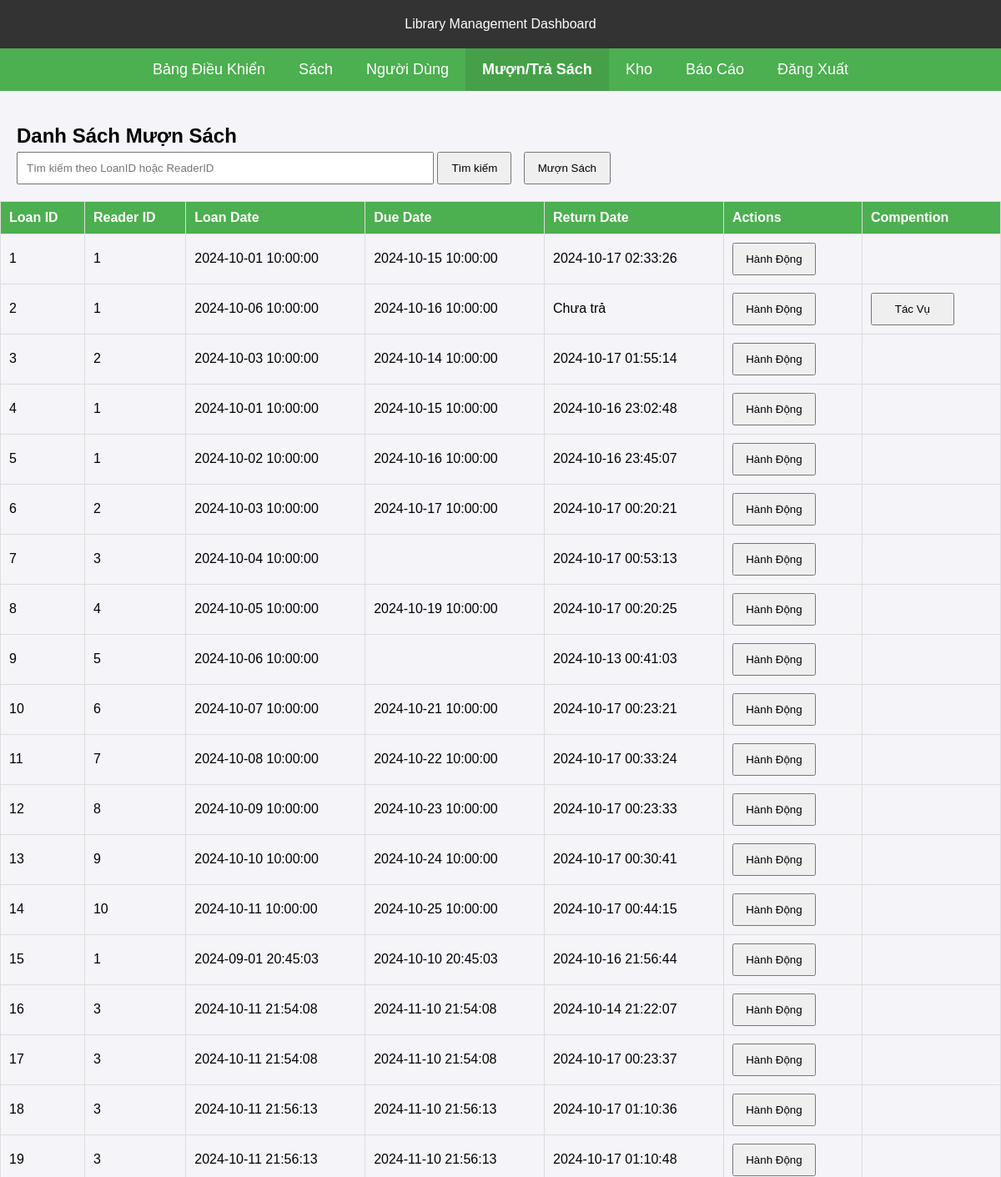
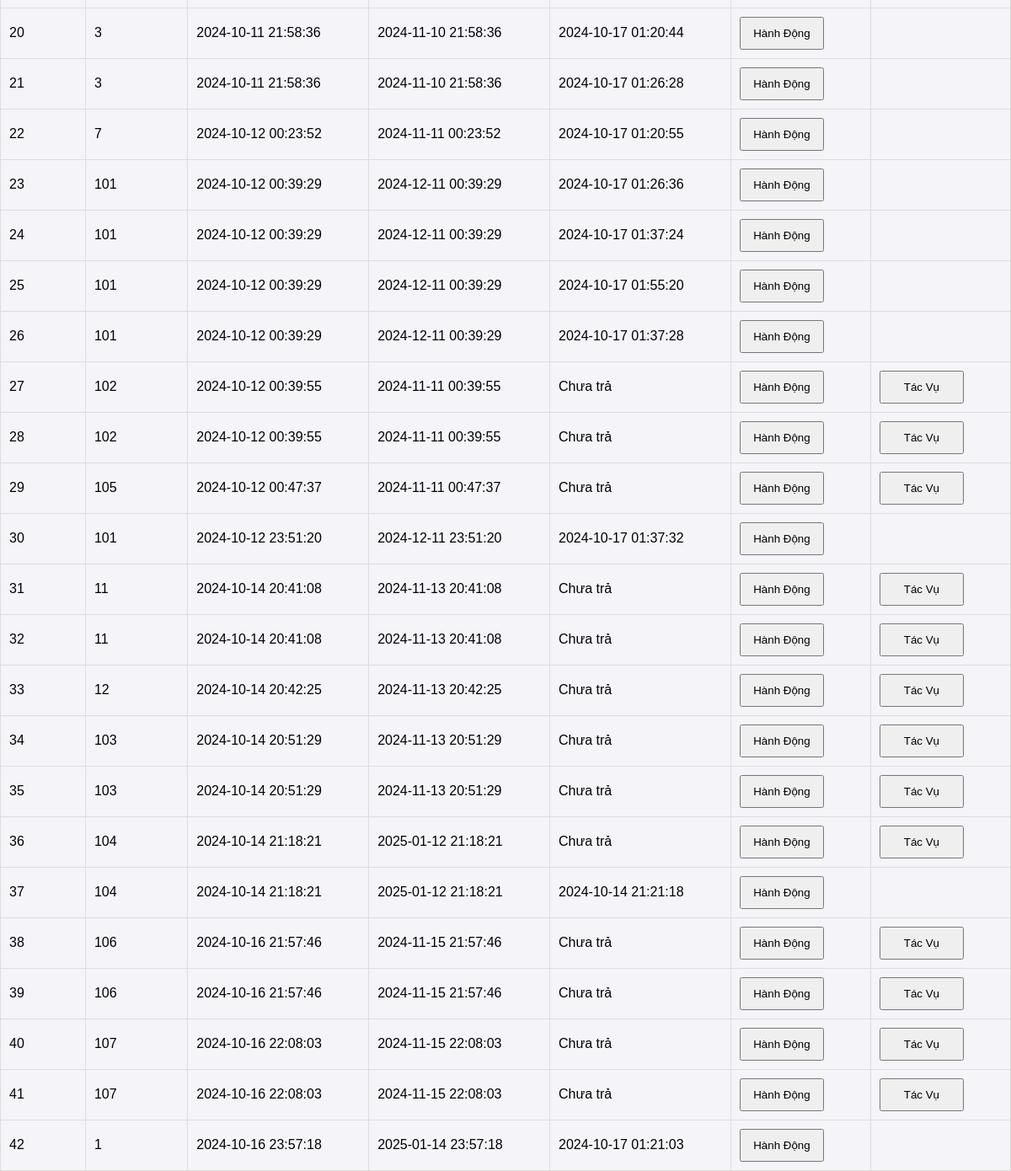
Page /Loan/loans.php (signed in) on the earlier database version (2 pictures, top to bottom).
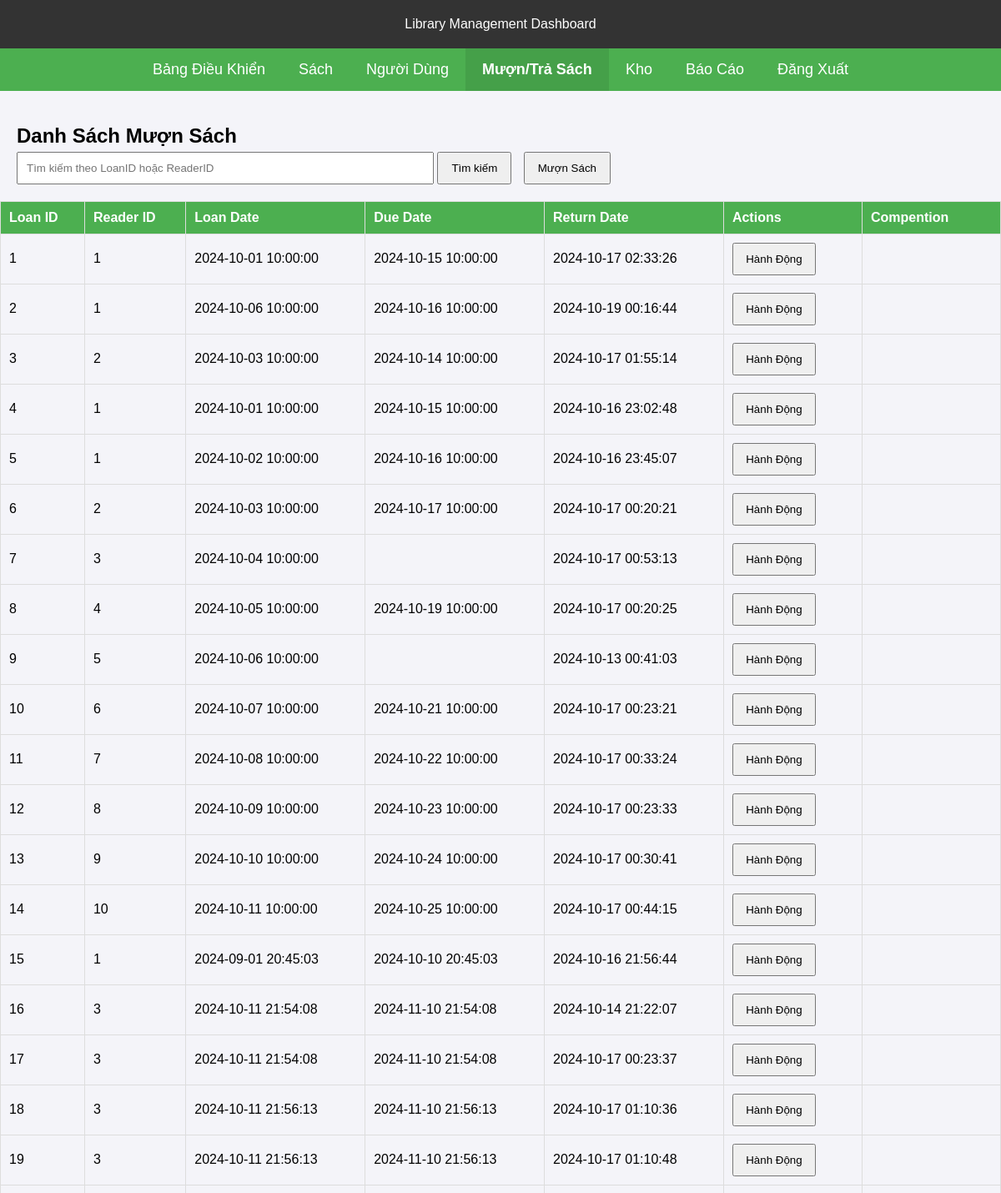
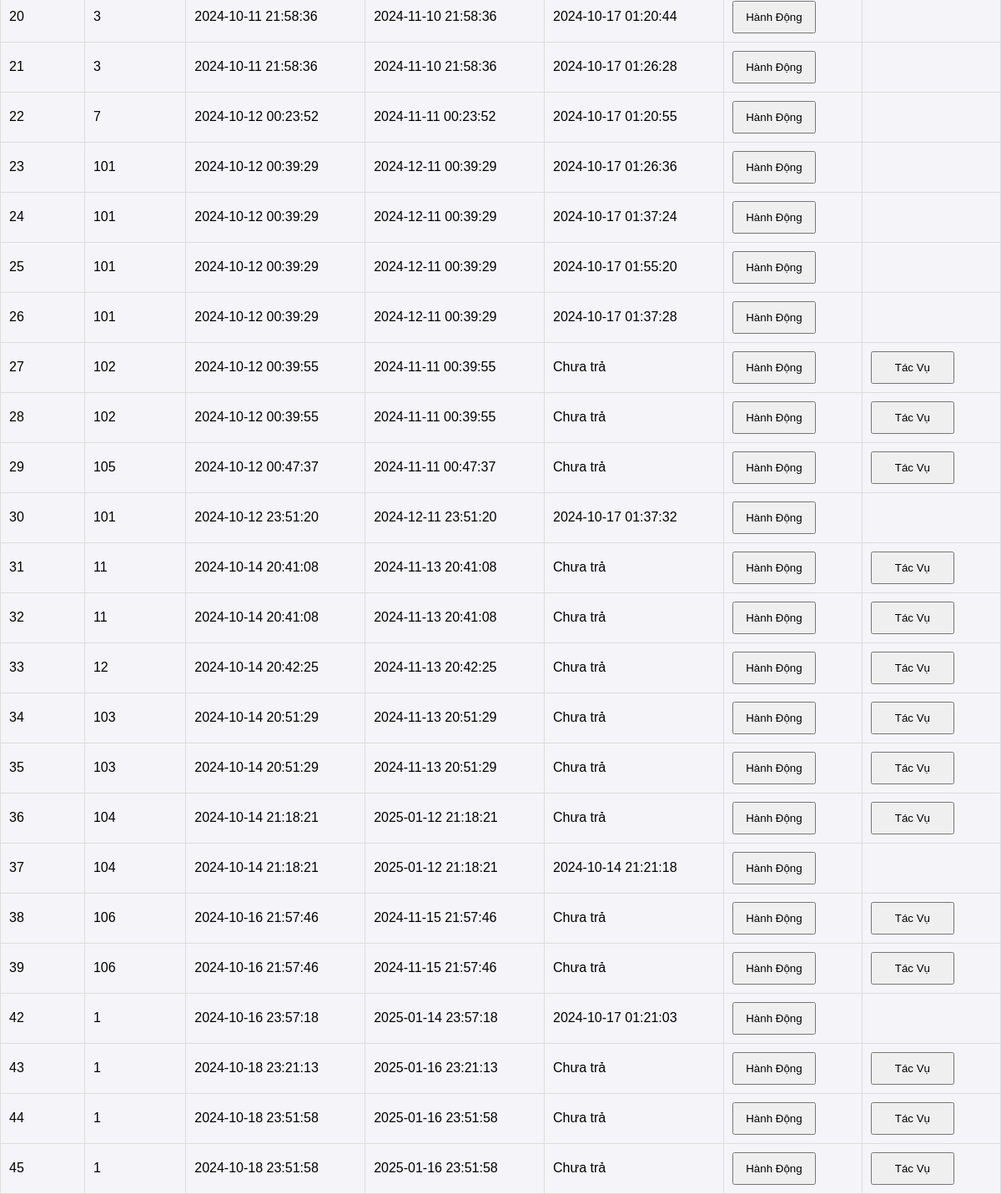
Same page on the later database version (2 pictures, top to bottom).
### tables this page shows
CREATE TABLE `Loans` (
  `LoanID` int(11) NOT NULL,
  `ReaderID` int(11) DEFAULT NULL,
  `BookID` int(11) DEFAULT NULL,
  `LoanDate` datetime DEFAULT NULL,
  `ReturnDate` datetime DEFAULT NULL,
  `DueDate` datetime DEFAULT NULL,
  `Status` enum('Active','Returned','Overdue') DEFAULT NULL
);

### Loan/loans.php (the view, shortened to what this page needs)
<?php
$servername = "localhost";
$username = "root";
$password = "";
$dbname = "library_management";
$conn = new mysqli($servername, $username, $password, $dbname);
mysqli_set_charset($conn, 'utf8');
$searchTerm = isset($_POST['search_term']) ? $_POST['search_term'] : '';
$sql_loans = "SELECT * FROM Loans WHERE ReaderID LIKE '$searchTerm%' OR LoanID LIKE '$searchTerm%'";
$loans_result = $conn->query($sql_loans);
?>
<!DOCTYPE html>
<html lang="en">
<head>
</head>
<body>
    <div class="navbar">
        Library Management Dashboard
    </div>
    <div class="menu">
        <a href="../dashboard.php">Bảng Điều Khiển</a>
        <a href="../Book/books.php">Sách</a>
        <a href="../User/users.php">Người Dùng</a>
        <a class="active" href="loans.php">Mượn/Trả Sách</a>
        <a href="../Book/inventory.php">Kho</a>
        <a href="../Report/reports.php">Báo Cáo</a>
        <a href="../logout.php">Đăng Xuất</a>
    </div>
    <div class="container">
        <h2>Danh Sách Mượn Sách</h2>
        <div class="form-group">
            <form method="POST" action="">
                <input type="text" name="search_term" placeholder="Tìm kiếm theo LoanID hoặc ReaderID" value="<?php echo htmlspecialchars($searchTerm); ?>" />
                <button type="submit">Tìm kiếm</button>
                <button type="button" onclick="openModal()">Mượn Sách</button>
            </form>
        </div>
        <table>
            <tr>
                <th>Loan ID</th>
                <th>Reader ID</th>
                <th>Loan Date</th>
                <th>Due Date</th>
                <th>Return Date</th>
                <th>Actions</th>
                <th>Compention</th>
    </tr>
    <?php while ($row = $loans_result->fetch_assoc()): ?>
        <tr>
            <td><?php echo $row['LoanID']; ?></td>
            <td><?php echo $row['ReaderID']; ?></td>
                    <td><?php echo $row['LoanDate']; ?></td>
            <td><?php echo $row['DueDate']; ?></td>
            <td><?php echo $row['ReturnDate'] ? $row['ReturnDate'] : 'Chưa trả'; ?></td>
            <td>
                <button type="button" style="padding:10px;width:100px;"
                        data-loan-id="<?php echo $row['LoanID']; ?>"
                        onclick="openModalaction(this)">Hành Động</button>
            </td>
            <td>
                <?php if (!$row['ReturnDate']): ?>
                    <button type="button" style="padding:10px; width:100px;" onclick="openModal2('<?php echo $row['LoanID']; ?>')">Tác Vụ</button>
                <?php endif; ?>
            </td>
        </tr>
    <?php endwhile; ?>
</table>
    </div>
</body>
</html>

### Loan/loans.php (style rules this page uses)
body { font-family: Arial, sans-serif; background-color: #f4f4f9; margin: 0 auto; padding: 0; }
h2 { padding: 20px; margin-bottom: -15px; }
table { width: 100%; border-collapse: collapse; }
table, th, td { border: 1px solid black; }
th, td { padding: 10px; text-align: center; }
.form-group { margin-bottom: 20px; }
input[type="text"] { width: 500px; padding: 10px; box-sizing: border-box; }
button { padding: 10px 15px; cursor: pointer; text-align: center; margin-right: 10px; }
.navbar { background-color: #333; color: white; padding: 20px; text-align: center; font-size: 16px; }
.menu { display: flex; justify-content: center; background-color: #4CAF50; }
.menu a { padding: 15px 20px; text-decoration: none; font-size: 18px; color: white; transition: background-color 0.3s; }
.menu a:hover, a.active { background-color: #45a049; font-weight: bold; }
table { width: 100%; border-collapse: collapse; margin-top: 20px; }
table, th, td { border: 1px solid #ddd; }
th, td { padding: 10px; text-align: left; }
th { background-color: #4CAF50; color: white; }
input[name="search_term"] { margin-left: 20px; }
.active { font-weight: bold; background-color: #007BFF; color: white; }

Differences in the rows shown:
removed loans: LoanID "40", ReaderID "107", LoanDate "2024-10-16 22:08:03", DueDate "2024-11-15 22:08:03", shows "Chưa trả"
removed loans: LoanID "41", ReaderID "107", LoanDate "2024-10-16 22:08:03", DueDate "2024-11-15 22:08:03", shows "Chưa trả"
changed loans id 2: ReturnDate (not shown) → "2024-10-19 00:16:44"; no longer shows "Chưa trả Tác Vụ"
added loans: LoanID "43", ReaderID "1", LoanDate "2024-10-18 23:21:13", DueDate "2025-01-16 23:21:13", shows "Chưa trả"
added loans: LoanID "44", ReaderID "1", LoanDate "2024-10-18 23:51:58", DueDate "2025-01-16 23:51:58", shows "Chưa trả"
added loans: LoanID "45", ReaderID "1", LoanDate "2024-10-18 23:51:58", DueDate "2025-01-16 23:51:58", shows "Chưa trả"
